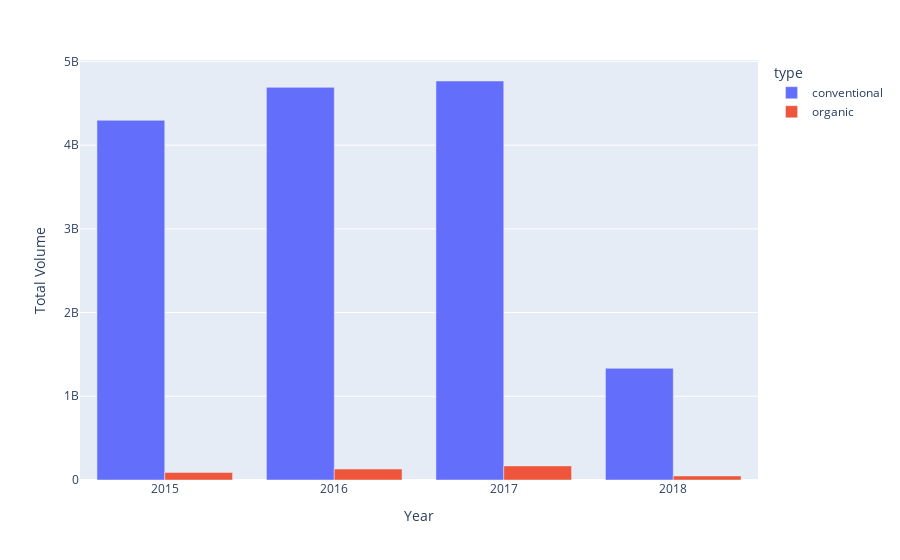

Write notebook code for a chart like this one.
### Code cell
fig = px.bar(total_volume, x='year', y='Total Volume', color='type', barmode='group', labels={'year':'Year'})
fig.show()

### Figure 1 — Plotly figure (JSON) as saved in the notebook; plotly's stock layout.template omitted (floating-point values rounded to 4 significant figures)
{"data": [{"alignmentgroup": "True", "hovertemplate": "type=conventional<br>Year=%{x}<br>Total Volume=%{y}<extra></extra>", "legendgroup": "conventional", "marker": {"color": "#636efa"}, "name": "conventional", "offsetgroup": "conventional", "orientation": "v", "showlegend": true, "textposition": "auto", "type": "bar", "x": [2015, 2016, 2017, 2018], "xaxis": "x", "y": [4297000000.0, 4690000000.0, 4766000000.0, 1334000000.0], "yaxis": "y"}, {"alignmentgroup": "True", "hovertemplate": "type=organic<br>Year=%{x}<br>Total Volume=%{y}<extra></extra>", "legendgroup": "organic", "marker": {"color": "#EF553B"}, "name": "organic", "offsetgroup": "organic", "orientation": "v", "showlegend": true, "textposition": "auto", "type": "bar", "x": [2015, 2016, 2017, 2018], "xaxis": "x", "y": [88870000.0, 130600000.0, 168100000.0, 48530000.0], "yaxis": "y"}], "layout": {"barmode": "group", "legend": {"title": {"text": "type"}, "tracegroupgap": 0}, "margin": {"t": 60}, "xaxis": {"anchor": "y", "domain": [0, 1], "title": {"text": "Year"}}, "yaxis": {"anchor": "x", "domain": [0, 1], "title": {"text": "Total Volume"}}}}
